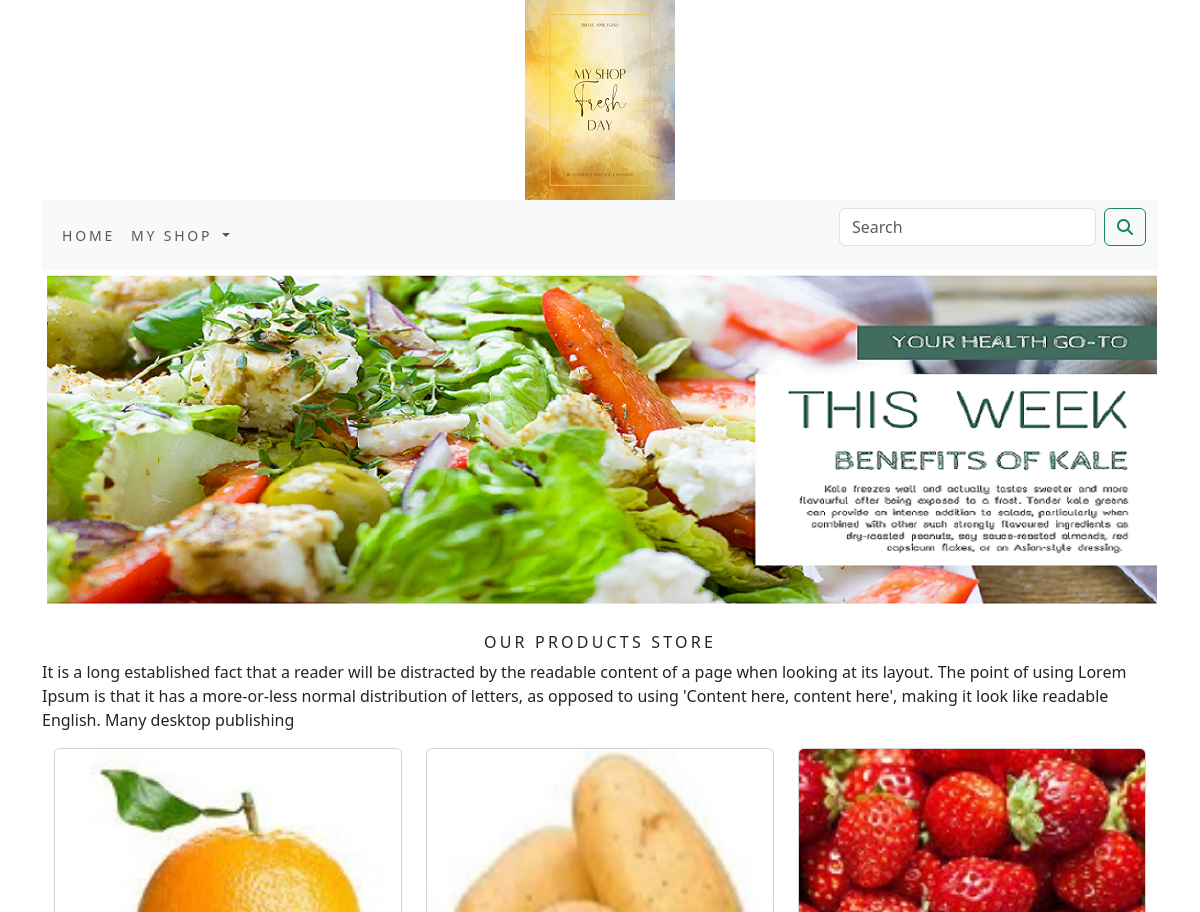
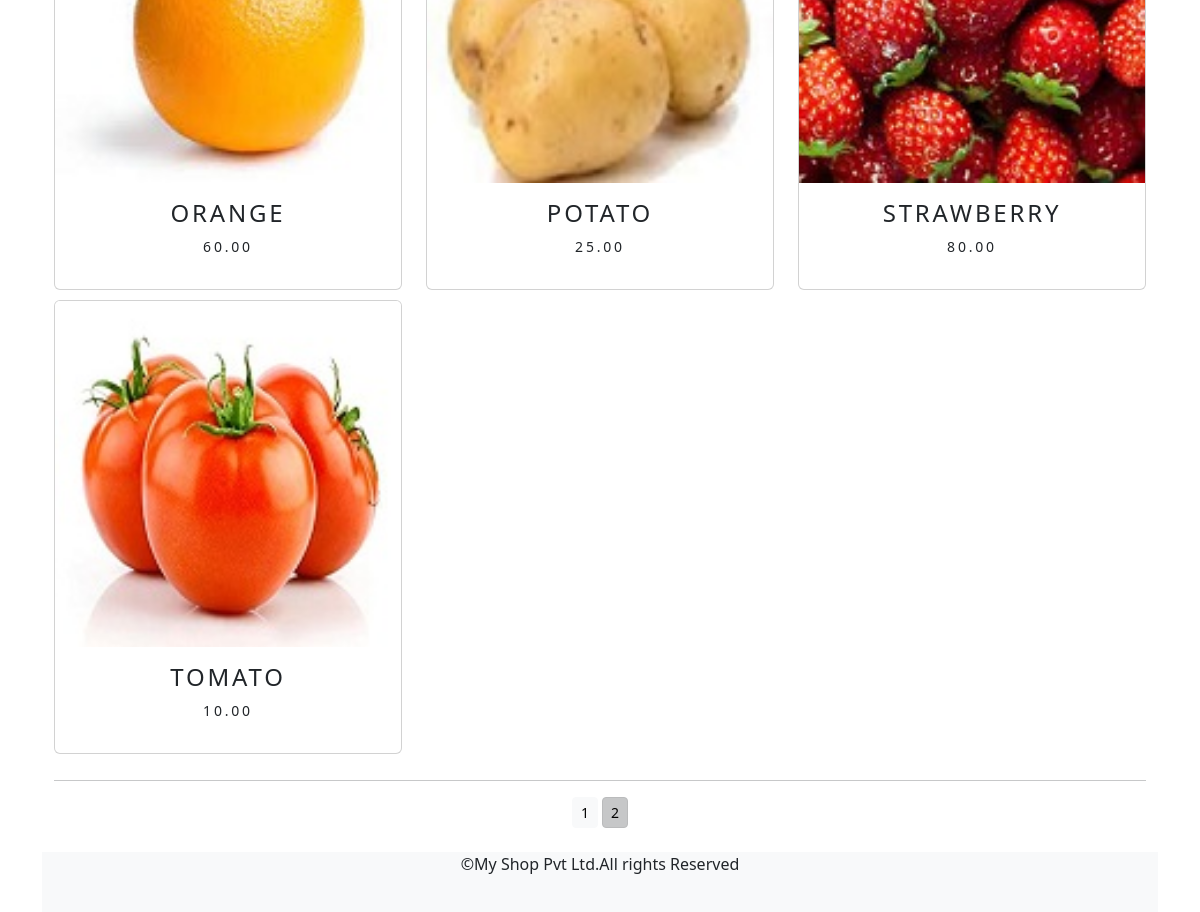
The page /cart/?page=2 on the database its author committed (2 pictures, top to bottom).
### cart/models.py (models this page shows, shortened)
class Product(models.Model):
    name=models.CharField(max_length=250,unique=True)
    slug=models.SlugField(max_length=250,unique=True)
    description=models.TextField(blank=True)
    price=models.DecimalField(max_digits=10,decimal_places=2)
    category=models.ForeignKey(Category,on_delete=models.CASCADE)
    image=models.ImageField(upload_to='product',blank=True)
    stock=models.IntegerField()
    available=models.BooleanField(default=True)
    created=models.DateTimeField(auto_now_add=True)
    updated=models.DateField(auto_now=True)
    def get_url(self):
        return reverse('cart:prodCatdetail',args=[self.category.slug,self.slug])
    class Meta:
        ordering=('name',)
        verbose_name='product'
        verbose_name_plural='products'

### cart/views.py (the view)
# urls.py: path('', views.allProdCat, name='allProdCat'),
def allProdCat(request, c_slug=None):
    c_page = None
    products_list = None
    if c_slug!=None:
        c_page = get_object_or_404(Category,slug=c_slug)
        products_list = Product.objects.all().filter(category=c_page, available=True)
    else:
        products_list = Product.objects.all().filter(available=True)
    paginator=Paginator(products_list,6)
    try:
        page=int(request.GET.get('page','1'))
    except:
        page=1
    try:
        products=paginator.page(page)
    except(EmptyPage,InvalidPage):
        products=paginator.page(paginator.num_pages)
    return render(request, "category.html", {'category': c_page, 'products': products})

### addcart/context_processors.py (called while the page is built)
def counter(request):
    item_count=0
    if 'admin' in request.path:
        return{}
    else:
        try:
            cart=Cart.objects.filter(cart_id=_cart_id(request))
            car_items=CartItem.objects.all().filter(cart=cart[:1])
            for cart_item in car_items:
                item_count +=cart_item.quantity
        except Cart.DoesNotExit:
            item_count =0
    return dict(item_count=item_count)

### addcart/views.py (called while the page is built)
def _cart_id(request):
    cart=request.session.session_key
    if not cart:
        cart=request.session.create()
    return cart

### cart/context_processors.py (called while the page is built)
def menu_links(request):
    links=Category.objects.all()
    return dict(links=links)

### cart/models.py (called while the page is built)
    def get_url(self):
        return reverse('cart:products_by_category', args=[self.slug])

### template/category.html (shortened to what this page needs)
{% extends 'base.html' %}
{% load static %}
{% block content %}
<div class="mx_auto">
    {% if category %}
    <img class="my_image" src="{{category.image.url}}" alt="{{category.name}}">
</div>
    <br>
<div>
        <h1 class="text-center my_title">{{category.name}}</h1>
        <p class="text-justify">{{category.description}}</p>
</div>
     {% else %}
<div>
<img class="my_image my_image_padding" src="{% static 'img/banner.png' %}" alt="our products">
</div>
<br>
<div>
    <h1 class="text-center my_title"> Our products store </h1>
    <p class="text-justify"> It is a long established fact that a reader will be distracted by the readable content of a page when looking at its layout. The point of using Lorem Ipsum is that it has a more-or-less normal distribution of letters, as opposed to using 'Content here, content here', making it look like readable English. Many desktop publishing </p>
</div>
      {% endif %}
<div class="container">
  <div class="row mx_auto">
    {% for product in products.object_list %}
    <div class="my_bottom_margin col-9 col-sm-12 col-md-4 xol-lg-4">
      <div class="card text-center" style="min-width:18rem">
        <a href="{{product.get_url}}"><img class="card-img-top my_image" src="{{product.image.url}}" alt="{{product.name}}"></a>
        <div class="card-body">
          <h4>{{ product.name }}</h4>
          <p>{{ product.price }}</p>
        </div>
      </div>
    </div>
    {% endfor %}
  </div>
  <div class="mx_auto">
      {% if products.paginator.num_pages > 1 %}
      <hr>
      <div class="text-center">
          {% for pg in products.paginator.page_range %}
               <a href="?page={{pg}}" class="btn btn-light btn-sm {% if products.number == pg %}active {% endif %}">{{pg}}</a>
          {% endfor %}
</div>
      {% endif %}
  </div>
    <br>
</div>
{% endblock %}

### static/css/custom.css (style rules this page uses)
body { font-family: 'Roboto', sans-serif; }
.my_image { width:1120; height:auto; }
.my_title { font-size:16px; text-transform:uppercase; letter-spacing:.20em; }
.my_image_padding { padding:5px }
.my_bottom_margin { margin-bottom:10px; }
.card-body { font-size:14px; text-transform:uppercase; letter-spacing:.2em; }

### rows shown on the page
Product: image (picture), name "ORANGE", price "60.00"
Product: image (picture), name "POTATO", price "25.00"
Product: image (picture), name "STRAWBERRY", price "80.00"
Product: image (picture), name "TOMATO", price "10.00"

### other values the page prints
{{ pg }} "1" "2"
